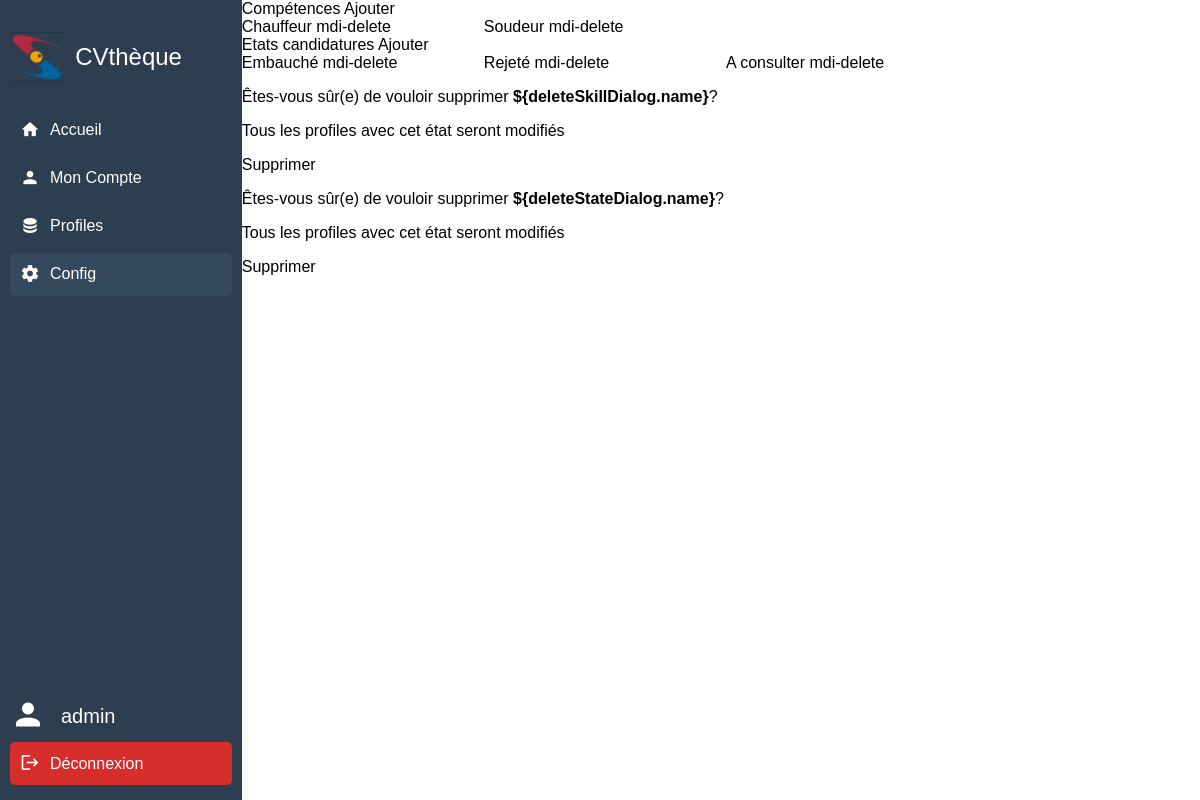
/config/ (signed in), run on the app's committed database.
### config/models.py (models this page shows, shortened)
class Skill(models.Model):
    name = models.CharField(max_length=100)
    def __str__(self):
        return f"Skill [name: {self.name}]"

class State(models.Model):
    name = models.CharField(max_length=100)

### config/views.py (the view)
# urls.py: path('config/', config_view, name='config'),
def config_view(request):
    if request.method == 'GET':
        skills = Skill.objects.all()
        states = State.objects.all()
        create_form = SkillForm()
        delete_form = SkillDeleteForm()
        return render(
            request,
            'config.html',
            {'skills': skills, 'states': states,
                'create_form': create_form, 'delete_form': delete_form}
        )

### accounts/templatetags/auth_extras.py (called while the page is built)
@register.filter(name='has_groups')
def has_groups(user, group_names):
    if isinstance(group_names, str):
        group_names = group_names.split(',')
    return user.groups.filter(name__in=group_names).exists() or user.is_superuser

### config/templates/config.html (shortened to what this page needs)
{% extends 'baseV3.html' %}
{% load auth_extras %}
{% block content %}
<!DOCTYPE html>
<html lang="en">
<head>
</head>
<body>
    <div id="app" style="width: 100%;">
        <v-app>
            <v-main>
                <v-container class="bg-yelloww">
                    <v-card flat>
                        <v-card-title class="bg-redd text-h4 pa-5">
                            Compétences
                        </v-card-title>
                        <v-card-actions>
                            <v-form method="POST" action="{% url 'create_skill' %}" style="width: 100%;">
                                <v-row>
                                    <v-col cols="3">
                                        <v-btn class="text-none mb-4 right" color="blue" type="submit" size="x-large"
                                            variant="flat" block>
                                            Ajouter
                                        </v-btn>
                                    </v-col>
                                </v-row>
                            </v-form>
                        </v-card-actions>
                        <v-card-text>
                            <v-row class="bg-greenn items-grid">
                                {% for skill in skills %}
                                <v-card class="bg-grey-lighten-4">
                                    <v-row>
                                        <v-col cols="9" class="bg-bluee">
                                            <v-card-title>
                                                {{skill.name}}
                                            </v-card-title>
                                        </v-col>
                                        <v-col cols="3" class="bg-redd">
                                            <v-card-actions>
                                                <v-icon size="24" color="grey-darken-3"
                                                    @click="deleteSkill({{skill.id}}, '{{skill.name}}')">
                                                    mdi-delete </v-icon>
                                            </v-card-actions>
                                        </v-col>
                                    </v-row>
                                </v-card>
                                {% endfor %}
                            </v-row>
                        </v-card-text>
                    </v-card>
                    <v-card flat>
                        <v-card-title class="bg-redd text-h4 pa-5">
                            Etats candidatures
                        </v-card-title>
                        <v-card-actions>
                            <v-form method="POST" action="{% url 'create_state' %}" style="width: 100%;">
                                <v-row>
                                    <v-col cols="3">
                                        <v-btn class="text-none mb-4 right" color="blue" type="submit" size="x-large"
                                            variant="flat" block>
                                            Ajouter
                                        </v-btn>
                                    </v-col>
                                </v-row>
                            </v-form>
                        </v-card-actions>
                        <v-card-text>
                            <v-row class="bg-greenn items-grid">
                                {% for state in states %}
                                <v-card class="bg-grey-lighten-4">
                                    <v-row>
                                        <v-col cols="9" class="bg-bluee">
                                            <v-card-title>
                                                {{state.name}}
                                            </v-card-title>
                                        </v-col>
                                        <v-col cols="3" class="bg-redd">
                                            <v-card-actions>
                                                <v-icon size="24" color="grey-darken-3"
                                                    @click="deleteState({{state.id}}, '{{state.name}}')">
                                                    mdi-delete </v-icon>
                                            </v-card-actions>
                                        </v-col>
                                    </v-row>
                                </v-card>
                                {% endfor %}
                            </v-row>
                        </v-card-text>
                    </v-card>
                </v-container>
                <v-dialog v-model="deleteSkillDialog.open" style="width: 50%;">
                    <v-card class="bg-greenn">
                        <v-card-text class="text-h6">
                            <p>Êtes-vous sûr(e) de vouloir supprimer <strong
                                    id="skill-name">${deleteSkillDialog.name}</strong>?</p>
                            <p>Tous les profiles avec cet état seront modifiés</p>
                        </v-card-text>
                        <v-card-actions>
                            <form method="post" action="{% url 'delete_skill' %}" class="w-100">
                                <div>
                                    <v-btn class="text-none mb-4 " color="red" type="submit" size="x-large"
                                        variant="flat" block>
                                        Supprimer
                                    </v-btn>
                                </div>
                            </form>
                        </v-card-actions>
                    </v-card>
                </v-dialog>
                <v-dialog v-model="deleteStateDialog.open" style="width: 50%;">
                    <v-card class="bg-greenn">
                        <v-card-text class="text-h6">
                            <p>Êtes-vous sûr(e) de vouloir supprimer <strong
                                    id="skill-name">${deleteStateDialog.name}</strong>?</p>
                            <p>Tous les profiles avec cet état seront modifiés</p>
                        </v-card-text>
                        <v-card-actions>
                            <form method="post" action="{% url 'delete_state' %}" class="w-100">
                                <div>
                                    <v-btn class="text-none mb-4 " color="red" type="submit" size="x-large"
                                        variant="flat" block>
                                        Supprimer
                                    </v-btn>
                                </div>
                            </form>
                        </v-card-actions>
                    </v-card>
                </v-dialog>
            </v-main>
        </v-app>
    </div>
</body>
{% endblock %}

### profiles/templates/baseV3.html (shortened to what this page needs)
{% load static %}
{% load auth_extras %}
<!DOCTYPE html>
<html lang="en">
<head>
    <link href="https://cdn.jsdelivr.net/npm/vuetify@3.7/dist/vuetify.min.css" rel="stylesheet">
    <link href="https://cdn.jsdelivr.net/npm/@mdi/font/css/materialdesignicons.min.css" rel="stylesheet">
</head>
<body>
    <div class="container">
        <div class="sidebar">
            <div class="logo">
                <img src="{% static 'images/logoCrop.png' %}" alt="Company Logo">
                <span>CVthèque</span>
            </div>
            <nav class="menu">
                <a href="{% url 'home' %}" class="{% if request.path == '/' %}active{% endif %}">
                    <span class="mdi mdi-home"></span>
                    Accueil
                </a>
                <a href="{% url 'account' %}" class="{% if request.path == '/account/' %}active{% endif %}">
                    <span class="mdi mdi-account"></span>
                    Mon Compte
                </a>
                <a href="{% url 'profiles' %}" class="{% if request.path == '/profiles/' %}active{% endif %}">
                    <span class="mdi mdi-database"></span>
                    Profiles
                </a>
                <a href="{% url 'config' %}" class="{% if request.path == '/config/' %}active{% endif %}">
                    <span class="mdi mdi-cog"></span>
                    Config
                </a>
            </nav>
            <div class="logout">
                <div id="account-details">
                    <span class="mdi mdi-account"></span>
                    <span id="username">
                        {{ user.username }}
                    </span>
                </div>
                <a href="{% url 'logout' %}">
                    <span class="mdi mdi-logout"></span>
                    Déconnexion
                </a>
            </div>
        </div>
        <div class="content">
            {% block content %}
            {% endblock %}
        </div>
    </div>
</body>
</html>

### profiles/templates/baseV3.html (style rules this page uses)
body, html { margin: 0; padding: 0; font-family: Arial, sans-serif; height: 100%; }
.container { display: flex; height: 100vh; width: 100%; }
.sidebar { width: 250px; background-color: #2c3e50; color: white; display: flex; flex-direction: column; justify-content: space-between; padding: 10px; }
.logo { display: flex; align-items: center; height: 12%; }
.logo img { height: 50px; margin-right: 10px; }
.logo span { font-size: 24px; }
.menu { flex-grow: 1; }
.menu a { display: flex; align-items: center; padding: 10px; margin: 5px 0; color: white; text-decoration: none; border-radius: 5px; transition: background-color 0.3s; }
.menu a:hover, .menu a.active { background-color: #34495e; }
.menu .mdi { font-size: 20px; margin-right: 10px; }
.logout { width: 100%; }
.logout a { display: flex; align-items: center; padding: 10px; margin: 5px 0; background-color: rgb(214, 45, 45); color: white; text-decoration: none; border-radius: 5px; transition: background-color 0.3s; }
.logout .mdi { font-size: 20px; margin-right: 10px; }
.logout #account-details { display: flex; align-items: center; gap: 5px }
.logout #account-details .mdi { font-size: 36px; }
.logout #username { font-size: 20px; }
.content { width: 90%; }

### config/templates/config.html (style rules this page uses)
.items-grid { display: grid; grid-template-columns: repeat(4, 1fr); gap: 10px; }

### data on the page
Skill: name "Chauffeur"
Skill: name "Soudeur"
State: name "Embauché"
State: name "Rejeté"
State: name "A consulter"

### other printed values
{{ user.username }} "admin"
